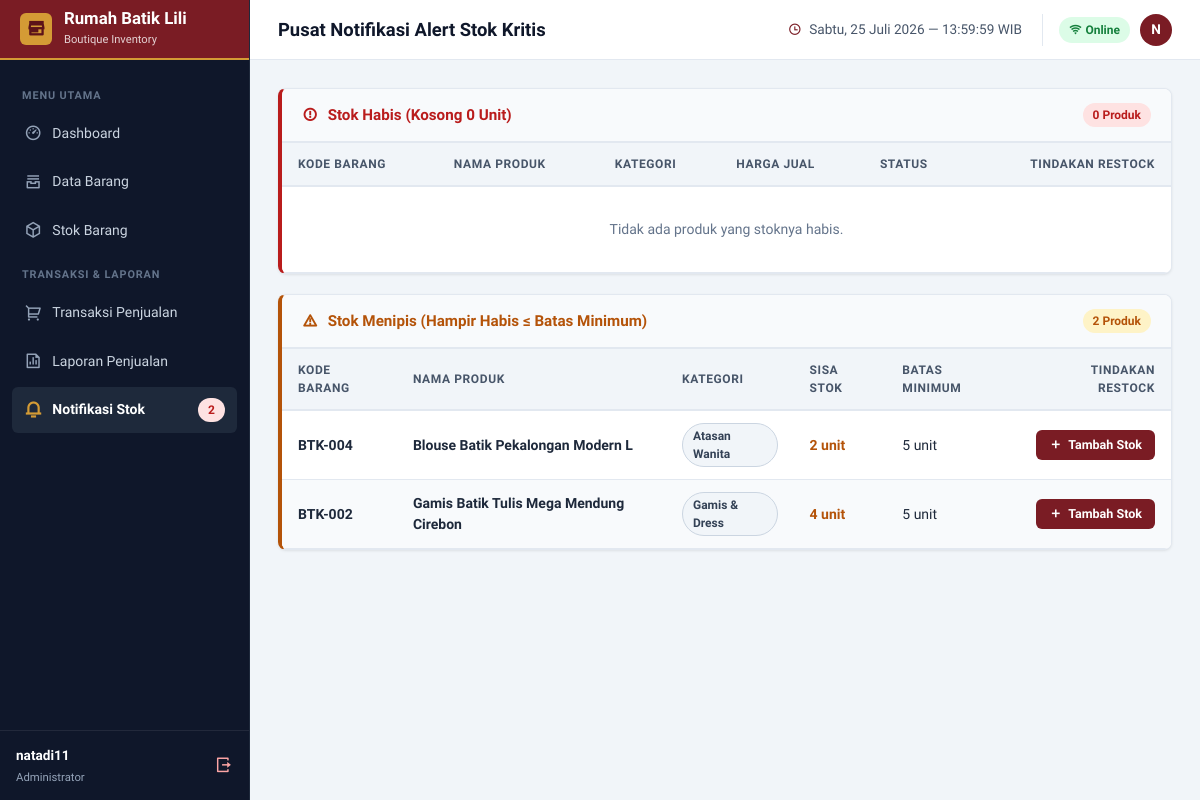
/notifikasi (signed in), run on an earlier commit of the app's database.
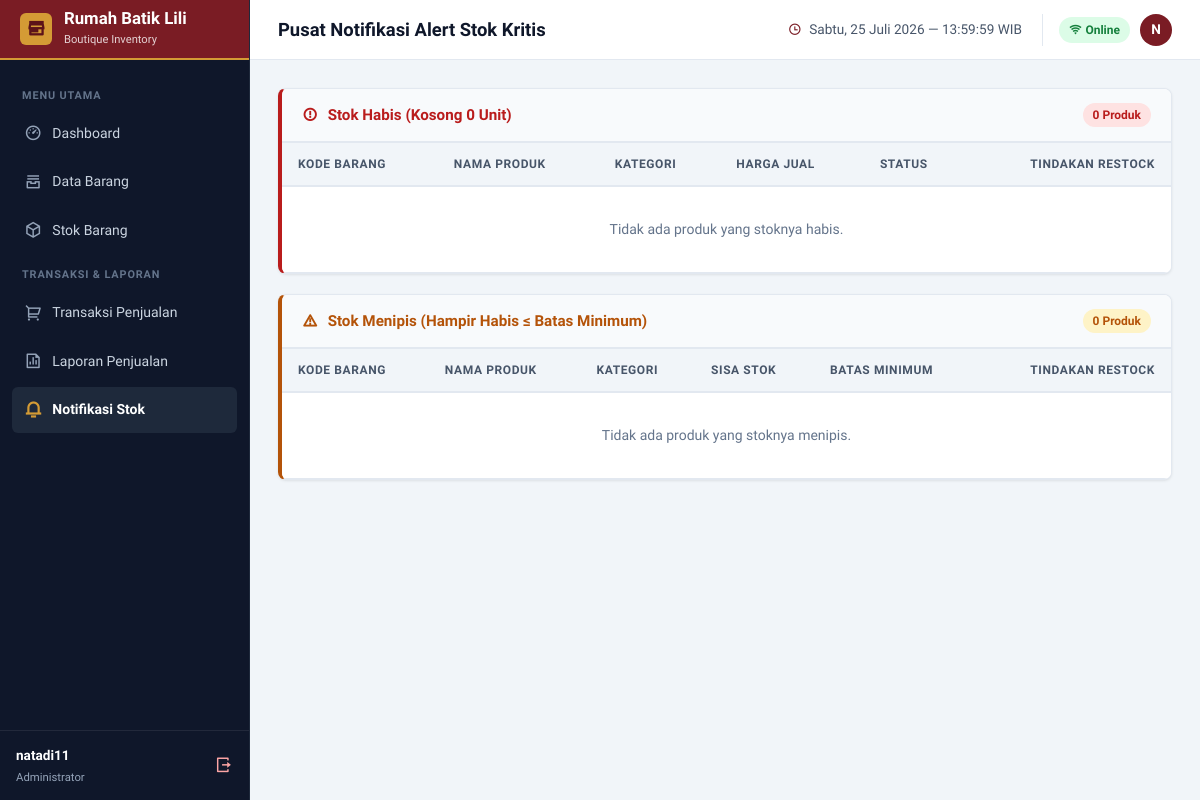
And on a later commit of the database.
### tables this page shows
CREATE TABLE barang (
                id INTEGER PRIMARY KEY AUTOINCREMENT,
                kode_barang TEXT UNIQUE NOT NULL,
                nama_barang TEXT NOT NULL,
                kategori TEXT NOT NULL,
                harga_jual REAL NOT NULL,
                stok INTEGER NOT NULL DEFAULT 0,
                stok_minimum INTEGER NOT NULL DEFAULT 5,
                created_at DATETIME DEFAULT CURRENT_TIMESTAMP
            , ukuran TEXT DEFAULT 'All Size');

### app.py (the view)
@app.route('/notifikasi')
@login_required
def notifikasi():
    db = get_db()
    cursor = db.cursor()
    cursor.execute('SELECT * FROM barang WHERE stok = 0 ORDER BY nama_barang ASC')
    stok_habis = cursor.fetchall()
    cursor.execute('SELECT * FROM barang WHERE stok > 0 AND stok <= stok_minimum ORDER BY stok ASC')
    stok_menipis = cursor.fetchall()
    return render_template('notifikasi.html', stok_habis=stok_habis, stok_menipis=stok_menipis)

### app.py (called while the page is built)
def get_db():
    if 'db' not in g:
        g.db = sqlite3.connect(DB_PATH)
        g.db.row_factory = sqlite3.Row
    return g.db

@app.context_processor
def inject_notifications():
    if 'user_id' in session:
        db = get_db()
        cursor = db.cursor()
        cursor.execute('SELECT COUNT(*) as count FROM barang WHERE stok <= stok_minimum')
        low_stock_count = cursor.fetchone()['count']
        return dict(low_stock_count=low_stock_count)
    return dict(low_stock_count=0)

def login_required(f):
    @wraps(f)
    def decorated_function(*args, **kwargs):
        if 'user_id' not in session:
            flash('Silakan login terlebih dahulu untuk mengakses sistem.', 'warning')
            return redirect(url_for('login'))
        return f(*args, **kwargs)
    return decorated_function

### templates/notifikasi.html (shortened to what the changed rows need)
{% extends "base.html" %}
{% block page_title %}Pusat Notifikasi Alert Stok Kritis{% endblock %}
{% block content %}
<div class="card-box" style="border-left: 4px solid var(--status-danger-fg);">
    <div class="table-responsive">
        <table class="table-grid">
            <thead>
                <tr>
                    <th>Kode Barang</th>
                    <th>Nama Produk</th>
                    <th>Kategori</th>
                    <th>Harga Jual</th>
                    <th>Status</th>
                    <th style="text-align: right;">Tindakan Restock</th>
                </tr>
            </thead>
        </table>
    </div>
</div>
<div class="card-box" style="border-left: 4px solid var(--status-warning-fg);">
    <div class="card-box-header">
        <div class="card-box-title" style="color: var(--status-warning-fg);">
            <i class="ri-alert-line" style="margin-right: 6px;"></i>
            Stok Menipis (Hampir Habis ≤ Batas Minimum)
        </div>
        <span class="badge-pill badge-pill-warning">{{ stok_menipis|length }} Produk</span>
    </div>
    <div class="table-responsive">
        <table class="table-grid">
            <thead>
                <tr>
                    <th>Kode Barang</th>
                    <th>Nama Produk</th>
                    <th>Kategori</th>
                    <th>Sisa Stok</th>
                    <th>Batas Minimum</th>
                    <th style="text-align: right;">Tindakan Restock</th>
                </tr>
            </thead>
            <tbody>
                {% for b in stok_menipis %}
                    <tr>
                        <td><strong>{{ b.kode_barang }}</strong></td>
                        <td><strong>{{ b.nama_barang }}</strong></td>
                        <td><span class="badge-pill badge-pill-info">{{ b.kategori }}</span></td>
                        <td><strong style="color: var(--status-warning-fg);">{{ b.stok }} unit</strong></td>
                        <td>{{ b.stok_minimum }} unit</td>
                        <td style="text-align: right;">
                            <a href="{{ url_for('tambah_stok', id=b.id) }}" class="btn-action btn-action-primary btn-action-sm">
                                <i class="ri-add-line"></i> Tambah Stok
                            </a>
                        </td>
                    </tr>
                {% else %}
                    <tr>
                        <td colspan="6" style="text-align: center; color: var(--slate-500); padding: 32px;">
                            Tidak ada produk yang stoknya menipis.
                        </td>
                    </tr>
                {% endfor %}
            </tbody>
        </table>
    </div>
</div>
{% endblock %}

What changed in the data, as far as the page shows it:
removed barang: kode_barang "BTK-004", nama_barang "Blouse Batik Pekalongan Modern L", kategori "Atasan Wanita", stok "2", stok_minimum "5"
removed barang: kode_barang "BTK-002", nama_barang "Gamis Batik Tulis Mega Mendung Cirebon", kategori "Gamis & Dress", stok "4", stok_minimum "5"
Also different on the page:
{{ stok_menipis|length }}: "2" → "0"
{{ low_stock_count }}: "2" → (not shown)
text now shown: "Tidak ada produk yang stoknya menipis."
